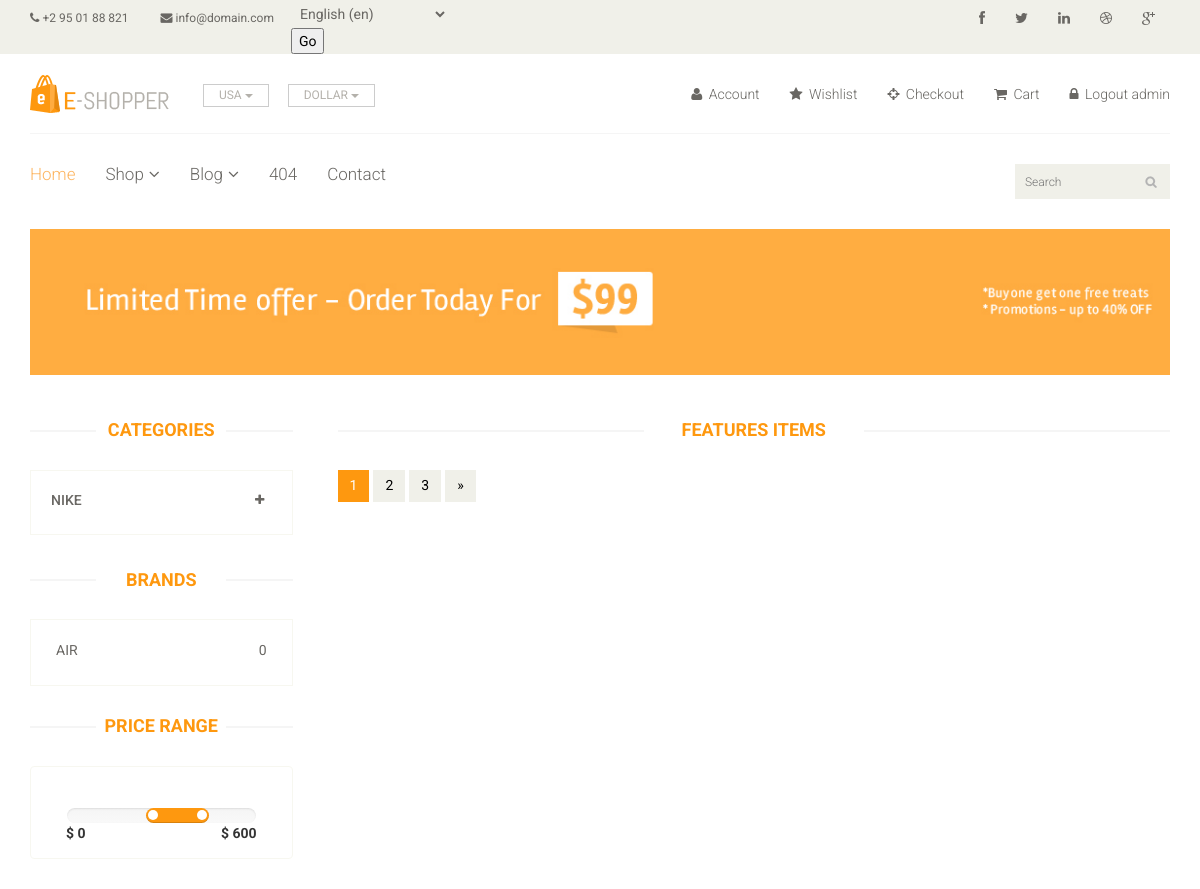
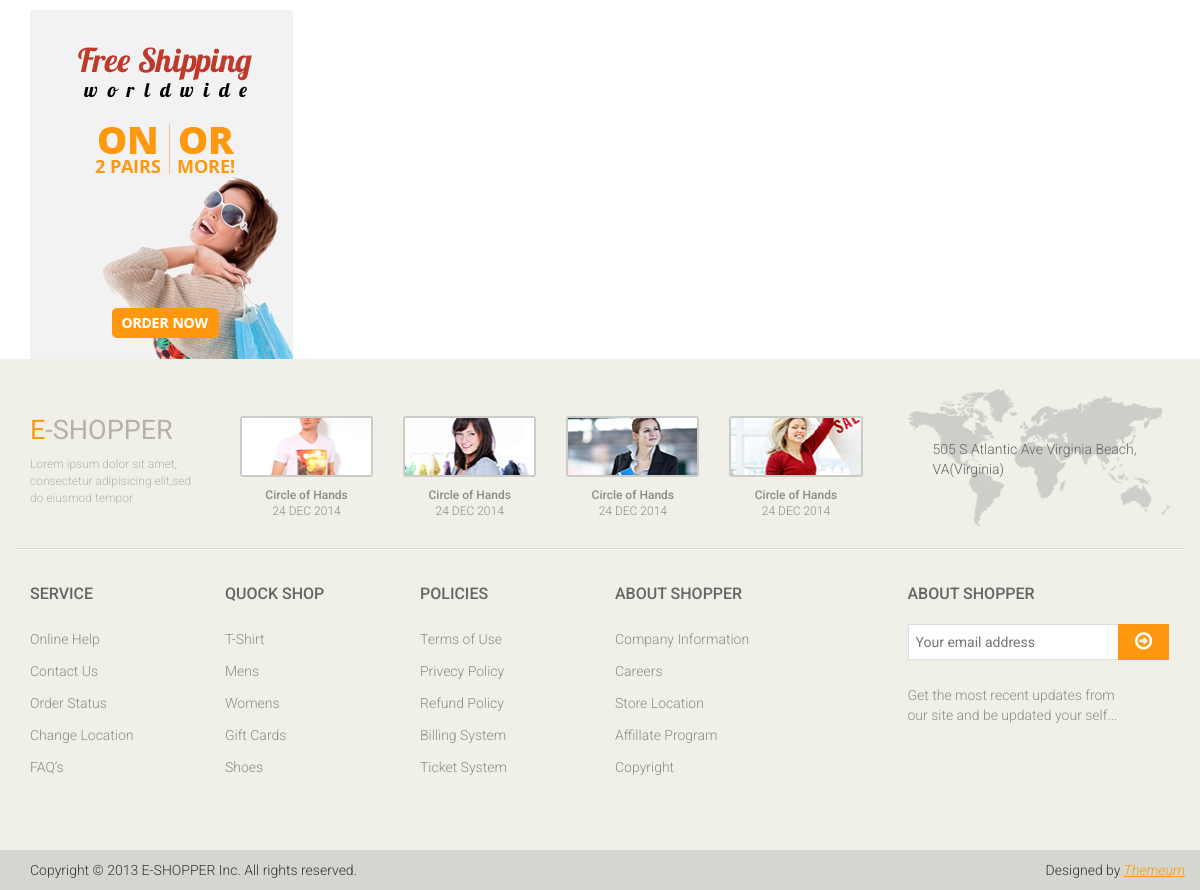
The page /shop/1/ (signed in) on the database its author committed (2 pictures, top to bottom).
### main/models.py (models this page shows, shortened)
class ForZhenya(models.Model):
    name = models.CharField('ForZhenya', max_length=40)

class Category(models.Model):
    name = models.CharField('Category name', max_length=30)
    class Meta:
        verbose_name = 'Category'
        verbose_name_plural = 'Categories'

class SubCategory(models.Model):
    category = models.ForeignKey(Category, on_delete=models.CASCADE, related_name='categ')
    name = models.CharField('SubCategory name', max_length=30)
    class Meta:
        verbose_name = 'SubCategory'
        verbose_name_plural = 'SubCategories'

### main/views.py (the view)
# urls.py: path('shop/<int:id>/', views.ShopListView.as_view(), name='shop'),
class ShopListView(ListView):
    template_name = 'main/shop.html'
    def get(self, request, id):
        for_zhenya_name = ForZhenya.objects.all()[0]
        products = SubCategory.objects.filter(pk=id)
        brand_list = SubCategory.objects.all()
        category_list = Category.objects.all().order_by('name')
        return render(request, self.template_name, context={
            'products':products,
            'category_list':category_list,
            'brand_list':brand_list,
            'for_zhenya_name':for_zhenya_name
            })

### main/templates/main/shop.html (shortened to what this page needs)
{% extends 'main/base.html' %}
{% block body %}
	<section id="advertisement">
		<div class="container">
			<img src="images/shop/advertisement.jpg" alt="" />
		</div>
	</section>
	<section>
		<div class="container">
			<div class="row">
				{% include 'inc/category.html' %}
				<div class="col-sm-9 padding-right">
					<div class="features_items">
						<h2 class="title text-center">Features Items</h2>
						<ul class="pagination">
							<li class="active"><a href="">1</a></li>
							<li><a href="">2</a></li>
							<li><a href="">3</a></li>
							<li><a href="">&raquo;</a></li>
						</ul>
					</div>
				</div>
			</div>
		</div>
	</section>
{% endblock %}

### main/templates/main/base.html (shortened to what this page needs)
{% load i18n %}
{% load static %}
<!DOCTYPE html>
<html lang="en">
<head>
    <link href="{% static 'css/bootstrap.min.css' %}" rel="stylesheet">
    <link href="{% static 'css/font-awesome.min.css' %}" rel="stylesheet">
    <link href="{% static 'css/prettyPhoto.css' %}" rel="stylesheet">
    <link href="{% static 'css/price-range.css' %}" rel="stylesheet">
    <link href="{% static 'css/animate.css' %}" rel="stylesheet">
	<link href="{% static 'css/main.css' %}" rel="stylesheet">
	<link href="{% static 'css/responsive.css' %}" rel="stylesheet">
</head>
<body>
	<header id="header">
		<div class="header_top">
			<div class="container">
				<div class="row">
					<div class="col-sm-6">
						<div class="contactinfo">
							<ul class="nav nav-pills">
								<li><a href="#"><i class="fa fa-phone"></i> +2 95 01 88 821</a></li>
								<li><a href="#"><i class="fa fa-envelope"></i> info@domain.com</a></li>
								<li>
									<form action="{% url 'set_language' %}" method="post">{% csrf_token %}
									<select name="language">
										{% get_current_language as LANGUAGE_CODE %}
										{% get_available_languages as LANGUAGES %}
										{% get_language_info_list for LANGUAGES as languages %}{% for language in languages %}
									<option value="{{ language.code }}"{% if language.code == LANGUAGE_CODE %}
									selected{% endif %}>
										{{ language.name_local }} ({{ language.code }})
									</option>
										{% endfor %}
									</select>
									<input type="submit" value="Go">
									</form>
									</li>
							</ul>
						</div>
					</div>
					<div class="col-sm-6">
						<div class="social-icons pull-right">
							<ul class="nav navbar-nav">
								<li><a href="#"><i class="fa fa-facebook"></i></a></li>
								<li><a href="#"><i class="fa fa-twitter"></i></a></li>
								<li><a href="#"><i class="fa fa-linkedin"></i></a></li>
								<li><a href="#"><i class="fa fa-dribbble"></i></a></li>
								<li><a href="#"><i class="fa fa-google-plus"></i></a></li>
							</ul>
						</div>
					</div>
				</div>
			</div>
		</div>
		<div class="header-middle">
			<div class="container">
				<div class="row">
					<div class="col-sm-4">
						<div class="logo pull-left">
							<a href="{% url 'home' %}"><img src="images/home/logo.png" alt="" /></a>
						</div>
						<div class="btn-group pull-right">
							<div class="btn-group">
								<button type="button" class="btn btn-default dropdown-toggle usa" data-toggle="dropdown">
									USA
									<span class="caret"></span>
								</button>
							</div>
							<div class="btn-group">
								<button type="button" class="btn btn-default dropdown-toggle usa" data-toggle="dropdown">
									DOLLAR
									<span class="caret"></span>
								</button>
							</div>
						</div>
					</div>
					<div class="col-sm-8">
						<div class="shop-menu pull-right">
							<ul class="nav navbar-nav">
								<li><a href="#"><i class="fa fa-user"></i> Account</a></li>
								<li><a href="#"><i class="fa fa-star"></i> Wishlist</a></li>
								<li><a href="checkout.html"><i class="fa fa-crosshairs"></i> Checkout</a></li>
								<li><a href="cart.html"><i class="fa fa-shopping-cart"></i> Cart</a></li>
								{% if user.is_authenticated %}
									<li><a href="{% url 'logout' %}"><i class="fa fa-lock"></i> Logout {{ user.username }}</a></li>
								{% else %}
									<li><a href="{% url 'login' %}"><i class="fa fa-lock"></i> Login</a></li>
									<li><a href="{% url 'register' %}"><i class="fa fa-lock"></i> Register</a></li>
								{% endif %}
								</ul>
						</div>
					</div>
				</div>
			</div>
		</div>
		<div class="header-bottom">
			<div class="container">
				<div class="row">
					<div class="col-sm-9">
						<div class="mainmenu pull-left">
							<ul class="nav navbar-nav collapse navbar-collapse">
								<li><a href="{% url 'home' %}" class="active">Home</a></li>
								<li class="dropdown"><a href="#">Shop<i class="fa fa-angle-down"></i></a>
                                </li>
								<li class="dropdown"><a href="#">Blog<i class="fa fa-angle-down"></i></a>
                                </li>
								<li><a href="404.html">404</a></li>
								<li><a href="contact-us.html">Contact</a></li>
							</ul>
						</div>
					</div>
					<div class="col-sm-3">
						<div class="search_box pull-right">
							<input type="text" placeholder="Search"/>
						</div>
					</div>
				</div>
			</div>
		</div>
	</header>
	{% block body %}{% endblock %}
	<footer id="footer">
		<div class="footer-top">
			<div class="container">
				<div class="row">
					<div class="col-sm-2">
						<div class="companyinfo">
							<h2><span>e</span>-shopper</h2>
							<p>Lorem ipsum dolor sit amet, consectetur adipisicing elit,sed do eiusmod tempor</p>
						</div>
					</div>
					<div class="col-sm-7">
						<div class="col-sm-3">
							<div class="video-gallery text-center">
								<a href="#">
									<div class="iframe-img">
										<img src="images/home/iframe1.png" alt="" />
									</div>
								</a>
								<p>Circle of Hands</p>
								<h2>24 DEC 2014</h2>
							</div>
						</div>
						<div class="col-sm-3">
							<div class="video-gallery text-center">
								<a href="#">
									<div class="iframe-img">
										<img src="images/home/iframe2.png" alt="" />
									</div>
								</a>
								<p>Circle of Hands</p>
								<h2>24 DEC 2014</h2>
							</div>
						</div>
						<div class="col-sm-3">
							<div class="video-gallery text-center">
								<a href="#">
									<div class="iframe-img">
										<img src="images/home/iframe3.png" alt="" />
									</div>
								</a>
								<p>Circle of Hands</p>
								<h2>24 DEC 2014</h2>
							</div>
						</div>
						<div class="col-sm-3">
							<div class="video-gallery text-center">
								<a href="#">
									<div class="iframe-img">
										<img src="images/home/iframe4.png" alt="" />
									</div>
								</a>
								<p>Circle of Hands</p>
								<h2>24 DEC 2014</h2>
							</div>
						</div>
					</div>
					<div class="col-sm-3">
						<div class="address">
							<img src="images/home/map.png" alt="" />
							<p>505 S Atlantic Ave Virginia Beach, VA(Virginia)</p>
						</div>
					</div>
				</div>
			</div>
		</div>
		<div class="footer-widget">
			<div class="container">
				<div class="row">
					<div class="col-sm-2">
						<div class="single-widget">
							<h2>Service</h2>
							<ul class="nav nav-pills nav-stacked">
								<li><a href="#">Online Help</a></li>
								<li><a href="#">Contact Us</a></li>
								<li><a href="#">Order Status</a></li>
								<li><a href="#">Change Location</a></li>
								<li><a href="#">FAQ’s</a></li>
							</ul>
						</div>
					</div>
					<div class="col-sm-2">
						<div class="single-widget">
							<h2>Quock Shop</h2>
							<ul class="nav nav-pills nav-stacked">
								<li><a href="#">T-Shirt</a></li>
								<li><a href="#">Mens</a></li>
								<li><a href="#">Womens</a></li>
								<li><a href="#">Gift Cards</a></li>
								<li><a href="#">Shoes</a></li>
							</ul>
						</div>
					</div>
					<div class="col-sm-2">
						<div class="single-widget">
							<h2>Policies</h2>
							<ul class="nav nav-pills nav-stacked">
								<li><a href="#">Terms of Use</a></li>
								<li><a href="#">Privecy Policy</a></li>
								<li><a href="#">Refund Policy</a></li>
								<li><a href="#">Billing System</a></li>
								<li><a href="#">Ticket System</a></li>
							</ul>
						</div>
					</div>
					<div class="col-sm-2">
						<div class="single-widget">
							<h2>About Shopper</h2>
							<ul class="nav nav-pills nav-stacked">
								<li><a href="#">Company Information</a></li>
								<li><a href="#">Careers</a></li>
								<li><a href="#">Store Location</a></li>
								<li><a href="#">Affillate Program</a></li>
								<li><a href="#">Copyright</a></li>
							</ul>
						</div>
					</div>
					<div class="col-sm-3 col-sm-offset-1">
						<div class="single-widget">
							<h2>About Shopper</h2>
							<form action="#" class="searchform">
								<input type="text" placeholder="Your email address" />
								<button type="submit" class="btn btn-default"><i class="fa fa-arrow-circle-o-right"></i></button>
								<p>Get the most recent updates from <br />our site and be updated your self...</p>
							</form>
						</div>
					</div>
				</div>
			</div>
		</div>
		<div class="footer-bottom">
			<div class="container">
				<div class="row">
					<p class="pull-left">Copyright © 2013 E-SHOPPER Inc. All rights reserved.</p>
					<p class="pull-right">Designed by <span><a target="_blank" href="http://www.themeum.com">Themeum</a></span></p>
				</div>
			</div>
		</div>
	</footer>
</body>
</html>

### main/templates/inc/category.html (shortened to what this page needs)
<div class="col-sm-3">
    <div class="left-sidebar">
        <h2>{{ for_zhenya_name.name }}</h2>
        <div class="panel-group category-products" id="accordian">
            {% for i in category_list %}
            <div class="panel panel-default">
                <div class="panel-heading">
                    <h4 class="panel-title">
                        <a data-toggle="collapse" data-parent="#accordian" href="#{{ i.id }}">
                            <span class="badge pull-right"><i class="fa fa-plus"></i></span>
                            {{ i.name }}
                        </a>
                    </h4>
                </div>
            </div>
            {% endfor %}
        </div>
        <div class="brands_products">
            <h2>Brands</h2>
            <div class="brands-name">
                <ul class="nav nav-pills nav-stacked">
                    {% for i in brand_list %}
                        <li><a href="{% url 'shop' i.id %}"> <span class="pull-right">{{ i.subcateg.count }}</span>{{ i.name }}</a></li>
                    {% endfor %}
                </ul>
            </div>
        </div>
        <div class="price-range">
            <h2>Price Range</h2>
            <div class="well text-center">
                 <input type="text" class="span2" value="" data-slider-min="0" data-slider-max="600" data-slider-step="5" data-slider-value="[250,450]" id="sl2" ><br />
                 <b class="pull-left">$ 0</b> <b class="pull-right">$ 600</b>
            </div>
        </div>
        <div class="shipping text-center">
            <img src="images/home/shipping.jpg" alt="" />
        </div>
    </div>
</div>

### rows shown on the page
ForZhenya: name "CATEGORIES"
Category: name "NIKE"
SubCategory: subcateg.count "0", name "AIR"

### other values the page prints
{{ user.username }} "admin"
form field language "English (en)"
